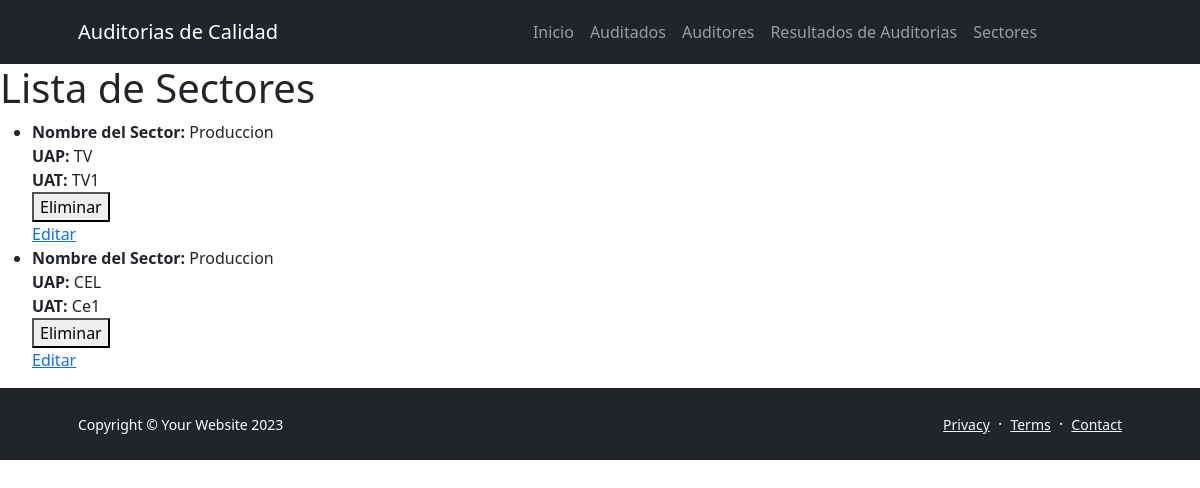
/AppAuditoria/sectores/, run on an earlier commit of the app's database.
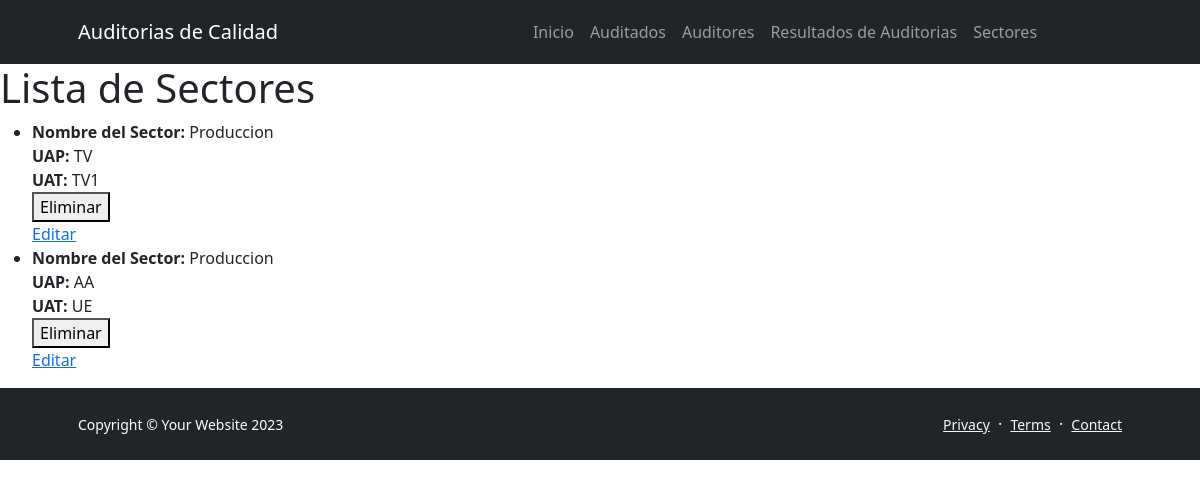
And on a later commit of the database.
### AppAuditoria/models.py (models this page shows, shortened)
class Sector(models.Model):
    nombre = models.CharField(max_length=100)
    UAP = models.CharField(max_length=5, default='Todas')
    UAT = models.CharField(max_length=5, default='Todas')

### AppAuditoria/views.py (the view)
# urls.py: path('sectores/', views.lista_sectores, name='lista_sectores'),
def lista_sectores(request):
    sectores = Sector.objects.all()
    return render(request, 'appauditoria/lista_sectores.html', {'sectores': sectores})

### AppAuditoria/templates/AppAuditoria/lista_sectores.html (shortened to what this page needs)
<!DOCTYPE html>
{% extends 'AppAuditoria/base.html' %}
{% load static %}
{% block section1 %}
<html>
<head>
</head>
<body>
    <h1>Lista de Sectores</h1>
    <ul>
        {% for sector in sectores %}
            <li>
                <strong>Nombre del Sector:</strong> {{ sector.nombre }}<br>
                <strong>UAP:</strong> {{ sector.UAP }}<br>
                <strong>UAT:</strong> {{ sector.UAT }}
                <form method="post" action="{% url 'DeleteSector' sector.id %}">
                    <button type="submit">Eliminar</button>
              </form>
               <a href="{% url 'EditSector' sector.id %}">Editar</a>
            </li>
        {% empty %}
            <li>No hay sectores disponibles.</li>
        {% endfor %}
    </ul>
</body>
</html>
{% endblock %}

What changed in the data, as far as the page shows it:
removed Sector: nombre "Produccion", UAP "CEL", UAT "Ce1"
added Sector: nombre "Produccion", UAP "AA", UAT "UE"
